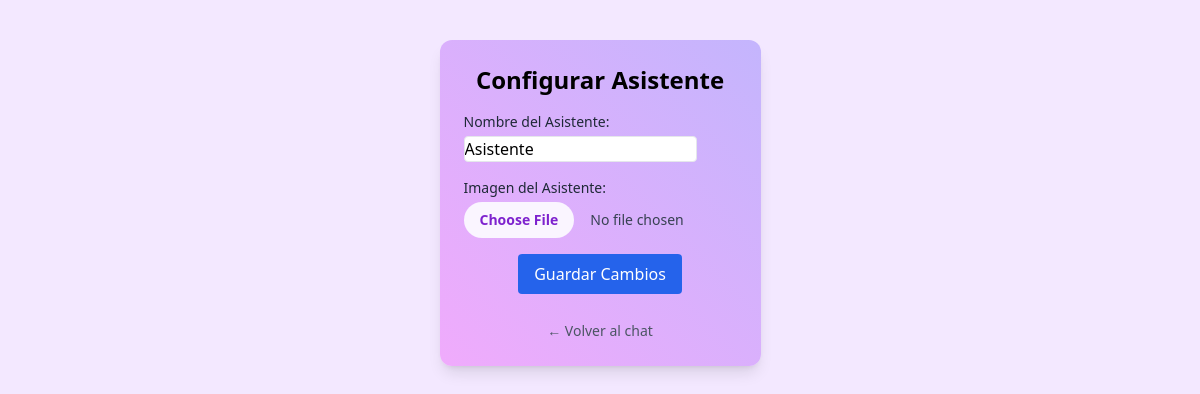
Before: /chat/configurar/ with the older database file.
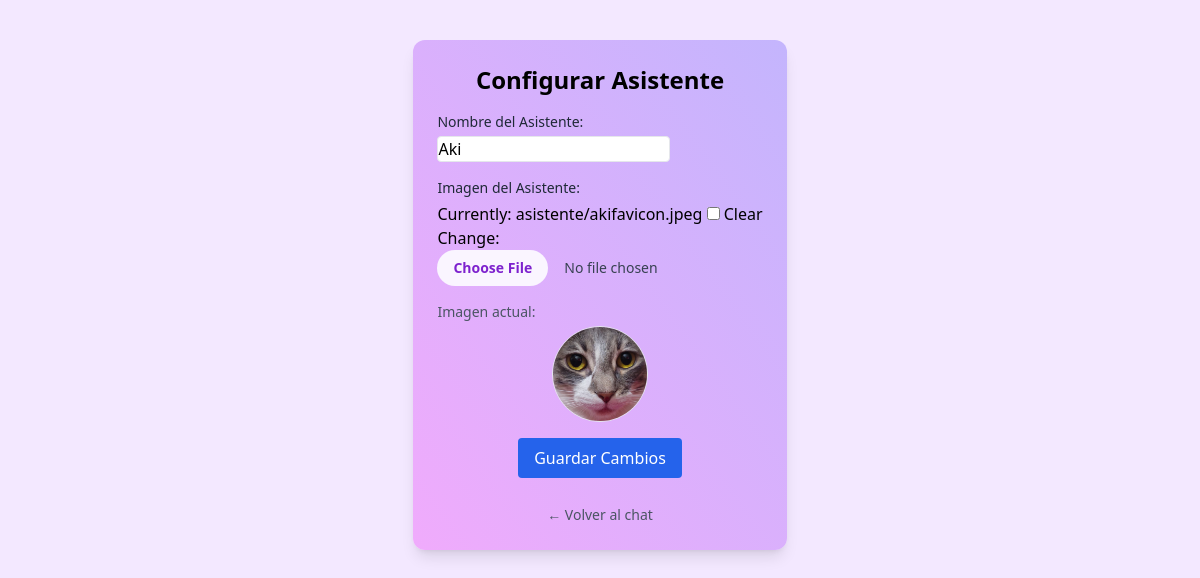
After: the same page with the newer database file.
### chat/models.py (models this page shows, shortened)
class AsistenteConfig(models.Model):
    nombre = models.CharField(max_length=100, default="Mi Asistente")
    imagen = models.ImageField(upload_to='asistente/', null=True, blank=True)

### chat/views.py (the view)
# urls.py: path('configurar/', configurar_asistente, name='configurar_asistente'),
def configurar_asistente(request):
    config = AsistenteConfig.objects.first()
    if not config:
        config = AsistenteConfig.objects.create(nombre="Asistente", imagen=None)
    if request.method == 'POST':
        form = AsistenteConfigForm(request.POST, request.FILES, instance=config)
        if form.is_valid():
            form.save()
            return redirect('configurar_asistente')  # Redirige después de guardar
    else:
        form = AsistenteConfigForm(instance=config)
    return render(request, 'chat/configurar_asistente.html', {'form': form})

### chat/forms.py
class AsistenteConfigForm(forms.ModelForm):
    class Meta:
        model = AsistenteConfig
        fields = ['nombre', 'imagen']
    def __init__(self, *args, **kwargs):
            super().__init__(*args, **kwargs)
            self.fields['nombre'].widget.attrs.update({
                'class': 'form-input border rounded'
            })
            self.fields['imagen'].widget.attrs.update({
                'class': 'block w-full text-sm text-gray-700 file:mr-4 file:py-2 file:px-4 file:rounded-full file:border-0 file:text-sm file:font-semibold file:bg-purple-50 file:text-purple-700 hover:file:bg-purple-100'
            })

### chat/templates/chat/configurar_asistente.html (shortened to what this page needs)
{% extends 'chat/base.html' %}
{% load static %}
{% block content %}
<div class="max-w-xl mx-auto mt-10 p-6 bg-gradient-to-bl from-violet-300 to-fuchsia-300 rounded-xl shadow-lg">
  <h2 class="text-2xl font-bold mb-4 text-center">Configurar Asistente</h2>
  <form method="POST" enctype="multipart/form-data" class="space-y-4">
    <div>
      <label class="block text-sm font-medium text-gray-800 mb-1"
        >Nombre del Asistente:</label
      >
      {{ form.nombre }}
    </div>
    <div>
      <label class="block text-sm font-medium text-gray-800 mb-1"
        >Imagen del Asistente:</label
      >
      {{ form.imagen }} {% if form.instance.imagen %}
      <div class="mt-4">
        <p class="text-sm text-gray-600 mb-1">Imagen actual:</p>
        <img
          src="{{ form.instance.imagen.url }}"
          alt="Asistente"
          class="w-24 h-24 object-cover rounded-full mx-auto border"
        />
      </div>
      {% endif %}
    </div>
    <div class="text-center mt-6">
      <button
        type="submit"
        class="px-4 py-2 bg-blue-600 text-white rounded hover:bg-blue-700 transition"
      >
        Guardar Cambios
      </button>
    </div>
  </form>
  <div class="text-center mt-6">
    <a
      href="{% url 'chat_view' %}"
      class="text-sm text-gray-600 hover:underline"
      >← Volver al chat</a
    >
  </div>
</div>
{% endblock %}

### chat/templates/chat/base.html (shortened to what this page needs)
{% load static %}
<!DOCTYPE html>
<html lang="en">
  <head>
    <script src="https://cdn.tailwindcss.com"></script>
  </head>
  <body class="bg-purple-100 h-screen flex flex-col">
    {% block content %}{% endblock %}
  </body>
</html>

Changed rows visible on the page:
changed AsistenteConfig: nombre "Asistente" → "Aki"; instance.imagen: picture added
Other visible differences:
form field imagen: (not shown) → "☐"
text now shown: "Currently: asistente/akifavicon.jpeg Clear Change: Imagen actual:"
